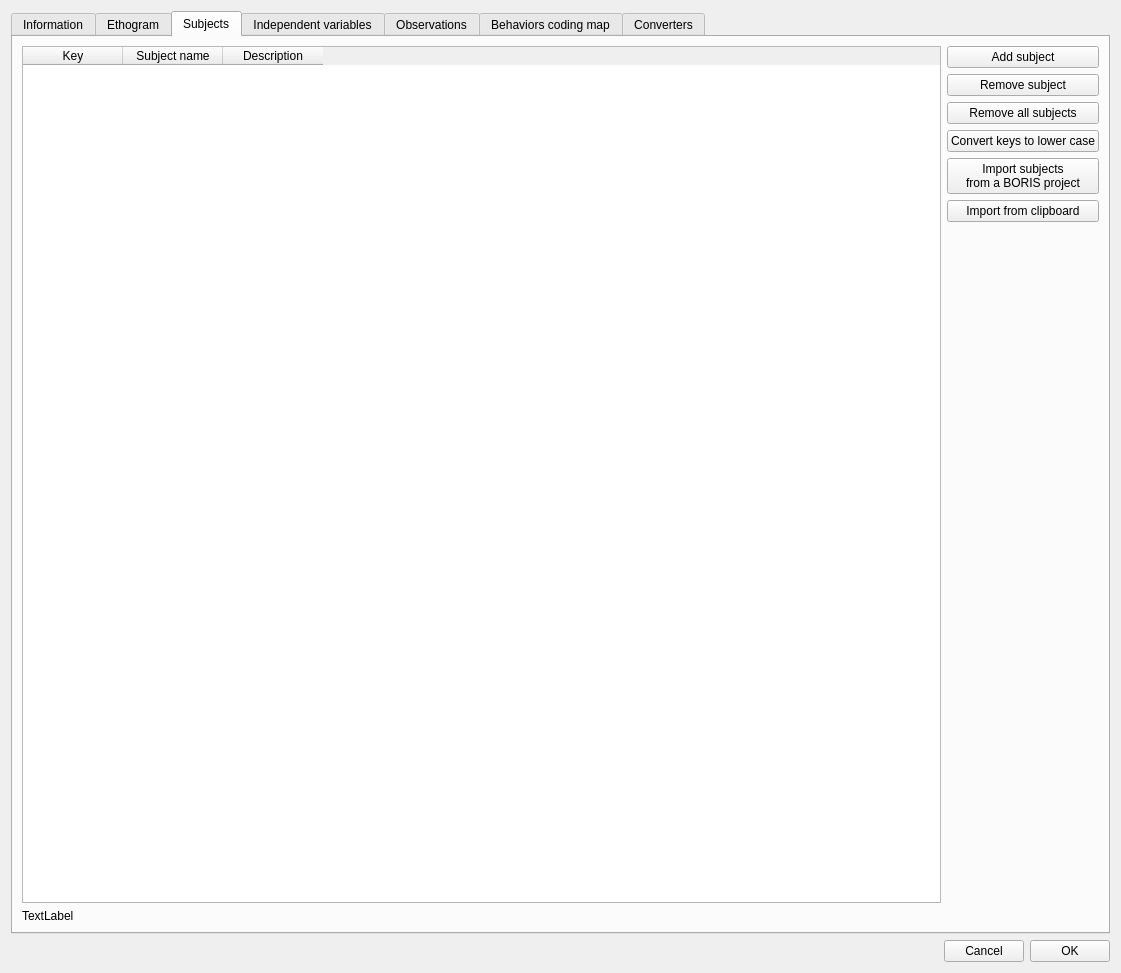
<?xml version="1.0" encoding="UTF-8"?>
<ui version="4.0">
 <class>dlgProject</class>
 <widget class="QDialog" name="dlgProject">
  <property name="geometry">
   <rect>
    <x>0</x>
    <y>0</y>
    <width>1121</width>
    <height>973</height>
   </rect>
  </property>
  <property name="windowTitle">
   <string>Project</string>
  </property>
  <layout class="QVBoxLayout" name="verticalLayout_7">
   <item>
    <layout class="QVBoxLayout" name="verticalLayout_6">
     <item>
      <widget class="QTabWidget" name="tabProject">
       <property name="currentIndex">
        <number>2</number>
       </property>
       <widget class="QWidget" name="tabInformation">
        <attribute name="title">
         <string>Information</string>
        </attribute>
        <layout class="QFormLayout" name="formLayout">
         <item row="0" column="0" colspan="2">
          <widget class="QLabel" name="label">
           <property name="text">
            <string>Project name</string>
           </property>
          </widget>
         </item>
         <item row="1" column="1">
          <widget class="QLineEdit" name="leProjectName"/>
         </item>
         <item row="2" column="0" colspan="2">
          <widget class="QLabel" name="lbProjectFilePath">
           <property name="text">
            <string>Project file path:</string>
           </property>
          </widget>
         </item>
         <item row="3" column="0">
          <widget class="QLabel" name="label_7">
           <property name="text">
            <string>Date</string>
           </property>
          </widget>
         </item>
         <item row="4" column="1">
          <widget class="QDateTimeEdit" name="dteDate">
           <property name="displayFormat">
            <string>yyyy-MM-dd hh:mm</string>
           </property>
           <property name="calendarPopup">
            <bool>true</bool>
           </property>
          </widget>
         </item>
         <item row="5" column="0" colspan="2">
          <widget class="QLabel" name="label_6">
           <property name="text">
            <string>Description</string>
           </property>
           <property name="alignment">
            <set>Qt::AlignLeading|Qt::AlignLeft|Qt::AlignTop</set>
           </property>
          </widget>
         </item>
         <item row="6" column="1">
          <widget class="QPlainTextEdit" name="teDescription"/>
         </item>
         <item row="7" column="0" colspan="2">
          <widget class="QLabel" name="lbTimeFormat">
           <property name="text">
            <string>Time format</string>
           </property>
          </widget>
         </item>
         <item row="8" column="1">
          <widget class="QRadioButton" name="rbSeconds">
           <property name="text">
            <string>seconds</string>
           </property>
           <property name="checked">
            <bool>true</bool>
           </property>
          </widget>
         </item>
         <item row="9" column="1">
          <widget class="QRadioButton" name="rbHMS">
           <property name="text">
            <string>hh:mm:ss.mss</string>
           </property>
          </widget>
         </item>
        </layout>
       </widget>
       <widget class="QWidget" name="tabConfiguration">
        <attribute name="title">
         <string>Ethogram</string>
        </attribute>
        <layout class="QVBoxLayout" name="verticalLayout_10">
         <item>
          <layout class="QVBoxLayout" name="verticalLayout_5">
           <item>
            <layout class="QHBoxLayout" name="horizontalLayout_11">
             <item>
              <widget class="QTableWidget" name="twBehaviors">
               <property name="autoFillBackground">
                <bool>false</bool>
               </property>
               <property name="frameShadow">
                <enum>QFrame::Sunken</enum>
               </property>
               <property name="midLineWidth">
                <number>0</number>
               </property>
               <property name="alternatingRowColors">
                <bool>true</bool>
               </property>
               <property name="selectionMode">
                <enum>QAbstractItemView::SingleSelection</enum>
               </property>
               <property name="selectionBehavior">
                <enum>QAbstractItemView::SelectRows</enum>
               </property>
               <property name="sortingEnabled">
                <bool>true</bool>
               </property>
               <attribute name="horizontalHeaderShowSortIndicator" stdset="0">
                <bool>true</bool>
               </attribute>
               <attribute name="verticalHeaderShowSortIndicator" stdset="0">
                <bool>false</bool>
               </attribute>
               <column>
                <property name="text">
                 <string>Behavior type</string>
                </property>
               </column>
               <column>
                <property name="text">
                 <string>Key</string>
                </property>
               </column>
               <column>
                <property name="text">
                 <string>Code</string>
                </property>
               </column>
               <column>
                <property name="text">
                 <string>Description</string>
                </property>
               </column>
               <column>
                <property name="text">
                 <string>Category</string>
                </property>
               </column>
               <column>
                <property name="text">
                 <string>Modifiers</string>
                </property>
               </column>
               <column>
                <property name="text">
                 <string>Exclusion</string>
                </property>
               </column>
               <column>
                <property name="text">
                 <string>Modifiers coding map</string>
                </property>
               </column>
              </widget>
             </item>
             <item>
              <layout class="QVBoxLayout" name="verticalLayout_11">
               <item>
                <widget class="QPushButton" name="pbAddBehavior">
                 <property name="text">
                  <string>Add behavior</string>
                 </property>
                </widget>
               </item>
               <item>
                <widget class="QPushButton" name="pbCloneBehavior">
                 <property name="text">
                  <string>Clone behavior</string>
                 </property>
                </widget>
               </item>
               <item>
                <widget class="QPushButton" name="pbRemoveBehavior">
                 <property name="text">
                  <string>Remove behavior</string>
                 </property>
                </widget>
               </item>
               <item>
                <widget class="QPushButton" name="pbRemoveAllBehaviors">
                 <property name="text">
                  <string>Remove all behaviors</string>
                 </property>
                </widget>
               </item>
               <item>
                <widget class="QPushButton" name="pbBehaviorsCategories">
                 <property name="text">
                  <string>Behavioral categories</string>
                 </property>
                </widget>
               </item>
               <item>
                <widget class="QPushButton" name="pb_convert_behav_keys_to_lower">
                 <property name="text">
                  <string>Convert keys to lower case</string>
                 </property>
                </widget>
               </item>
               <item>
                <spacer name="verticalSpacer_3">
                 <property name="orientation">
                  <enum>Qt::Vertical</enum>
                 </property>
                 <property name="sizeHint" stdset="0">
                  <size>
                   <width>20</width>
                   <height>40</height>
                  </size>
                 </property>
                </spacer>
               </item>
               <item>
                <widget class="QPushButton" name="pbExclusionMatrix">
                 <property name="text">
                  <string>Exclusion matrix</string>
                 </property>
                </widget>
               </item>
               <item>
                <widget class="QPushButton" name="pbImportBehaviorsFromProject">
                 <property name="text">
                  <string>Import behaviors
from a BORIS project</string>
                 </property>
                </widget>
               </item>
               <item>
                <widget class="QPushButton" name="pbImportFromJWatcher">
                 <property name="enabled">
                  <bool>true</bool>
                 </property>
                 <property name="text">
                  <string>Import from JWatcher</string>
                 </property>
                </widget>
               </item>
               <item>
                <widget class="QPushButton" name="pbImportFromTextFile">
                 <property name="text">
                  <string>Import from text file</string>
                 </property>
                </widget>
               </item>
               <item>
                <widget class="QPushButton" name="pb_import_behaviors_from_clipboard">
                 <property name="text">
                  <string>Import from clipboard</string>
                 </property>
                </widget>
               </item>
               <item>
                <widget class="QPushButton" name="pbExportEthogram">
                 <property name="text">
                  <string>Export Ethogram</string>
                 </property>
                </widget>
               </item>
              </layout>
             </item>
            </layout>
           </item>
           <item>
            <widget class="QLabel" name="lbObservationsState">
             <property name="text">
              <string>TextLabel</string>
             </property>
            </widget>
           </item>
          </layout>
         </item>
        </layout>
       </widget>
       <widget class="QWidget" name="tabSubjects">
        <attribute name="title">
         <string>Subjects</string>
        </attribute>
        <layout class="QVBoxLayout" name="verticalLayout_16">
         <item>
          <layout class="QVBoxLayout" name="verticalLayout_14">
           <item>
            <layout class="QHBoxLayout" name="horizontalLayout_12">
             <item>
              <widget class="QTableWidget" name="twSubjects">
               <property name="autoFillBackground">
                <bool>false</bool>
               </property>
               <property name="frameShadow">
                <enum>QFrame::Sunken</enum>
               </property>
               <property name="midLineWidth">
                <number>0</number>
               </property>
               <property name="selectionMode">
                <enum>QAbstractItemView::SingleSelection</enum>
               </property>
               <property name="selectionBehavior">
                <enum>QAbstractItemView::SelectRows</enum>
               </property>
               <property name="sortingEnabled">
                <bool>true</bool>
               </property>
               <column>
                <property name="text">
                 <string>Key</string>
                </property>
               </column>
               <column>
                <property name="text">
                 <string>Subject name</string>
                </property>
               </column>
               <column>
                <property name="text">
                 <string>Description</string>
                </property>
               </column>
              </widget>
             </item>
             <item>
              <layout class="QVBoxLayout" name="verticalLayout_15">
               <item>
                <widget class="QPushButton" name="pbAddSubject">
                 <property name="text">
                  <string>Add subject</string>
                 </property>
                </widget>
               </item>
               <item>
                <widget class="QPushButton" name="pbRemoveSubject">
                 <property name="text">
                  <string>Remove subject</string>
                 </property>
                </widget>
               </item>
               <item>
                <widget class="QPushButton" name="pb_remove_all_subjects">
                 <property name="text">
                  <string>Remove all subjects</string>
                 </property>
                </widget>
               </item>
               <item>
                <widget class="QPushButton" name="pb_convert_subjects_key_to_lower">
                 <property name="text">
                  <string>Convert keys to lower case</string>
                 </property>
                </widget>
               </item>
               <item>
                <widget class="QPushButton" name="pbImportSubjectsFromProject">
                 <property name="text">
                  <string>Import subjects
from a BORIS project</string>
                 </property>
                </widget>
               </item>
               <item>
                <widget class="QPushButton" name="pb_import_subjects_from_clipboard">
                 <property name="text">
                  <string>Import from clipboard</string>
                 </property>
                </widget>
               </item>
               <item>
                <spacer name="verticalSpacer_2">
                 <property name="orientation">
                  <enum>Qt::Vertical</enum>
                 </property>
                 <property name="sizeHint" stdset="0">
                  <size>
                   <width>20</width>
                   <height>40</height>
                  </size>
                 </property>
                </spacer>
               </item>
              </layout>
             </item>
            </layout>
           </item>
           <item>
            <widget class="QLabel" name="lbSubjectsState">
             <property name="text">
              <string>TextLabel</string>
             </property>
            </widget>
           </item>
          </layout>
         </item>
        </layout>
       </widget>
       <widget class="QWidget" name="tabIndependentVariables">
        <attribute name="title">
         <string>Independent variables</string>
        </attribute>
        <layout class="QHBoxLayout" name="horizontalLayout_14">
         <item>
          <layout class="QHBoxLayout" name="horizontalLayout_13">
           <item>
            <layout class="QVBoxLayout" name="verticalLayout_2">
             <item>
              <widget class="QTableWidget" name="twVariables">
               <property name="autoFillBackground">
                <bool>false</bool>
               </property>
               <property name="frameShadow">
                <enum>QFrame::Sunken</enum>
               </property>
               <property name="midLineWidth">
                <number>0</number>
               </property>
               <property name="editTriggers">
                <set>QAbstractItemView::NoEditTriggers</set>
               </property>
               <property name="dragDropOverwriteMode">
                <bool>false</bool>
               </property>
               <property name="alternatingRowColors">
                <bool>true</bool>
               </property>
               <property name="selectionMode">
                <enum>QAbstractItemView::SingleSelection</enum>
               </property>
               <property name="selectionBehavior">
                <enum>QAbstractItemView::SelectRows</enum>
               </property>
               <property name="sortingEnabled">
                <bool>true</bool>
               </property>
               <attribute name="horizontalHeaderShowSortIndicator" stdset="0">
                <bool>true</bool>
               </attribute>
               <column>
                <property name="text">
                 <string>Label</string>
                </property>
               </column>
               <column>
                <property name="text">
                 <string>Description</string>
                </property>
               </column>
               <column>
                <property name="text">
                 <string>Type</string>
                </property>
               </column>
               <column>
                <property name="text">
                 <string>Predefined value</string>
                </property>
               </column>
               <column>
                <property name="text">
                 <string>Set of values</string>
                </property>
               </column>
              </widget>
             </item>
             <item>
              <layout class="QHBoxLayout" name="horizontalLayout_3">
               <item>
                <widget class="QLabel" name="label_2">
                 <property name="minimumSize">
                  <size>
                   <width>120</width>
                   <height>0</height>
                  </size>
                 </property>
                 <property name="text">
                  <string>Label</string>
                 </property>
                </widget>
               </item>
               <item>
                <widget class="QLineEdit" name="leLabel"/>
               </item>
               <item>
                <spacer name="horizontalSpacer_3">
                 <property name="orientation">
                  <enum>Qt::Horizontal</enum>
                 </property>
                 <property name="sizeHint" stdset="0">
                  <size>
                   <width>40</width>
                   <height>20</height>
                  </size>
                 </property>
                </spacer>
               </item>
              </layout>
             </item>
             <item>
              <layout class="QHBoxLayout" name="horizontalLayout_5">
               <item>
                <widget class="QLabel" name="label_3">
                 <property name="minimumSize">
                  <size>
                   <width>120</width>
                   <height>0</height>
                  </size>
                 </property>
                 <property name="text">
                  <string>Description</string>
                 </property>
                </widget>
               </item>
               <item>
                <widget class="QLineEdit" name="leDescription"/>
               </item>
               <item>
                <spacer name="horizontalSpacer_4">
                 <property name="orientation">
                  <enum>Qt::Horizontal</enum>
                 </property>
                 <property name="sizeHint" stdset="0">
                  <size>
                   <width>40</width>
                   <height>20</height>
                  </size>
                 </property>
                </spacer>
               </item>
              </layout>
             </item>
             <item>
              <layout class="QHBoxLayout" name="horizontalLayout_6">
               <item>
                <widget class="QLabel" name="label_8">
                 <property name="minimumSize">
                  <size>
                   <width>120</width>
                   <height>0</height>
                  </size>
                 </property>
                 <property name="text">
                  <string>Type</string>
                 </property>
                </widget>
               </item>
               <item>
                <widget class="QComboBox" name="cbType">
                 <property name="minimumSize">
                  <size>
                   <width>120</width>
                   <height>0</height>
                  </size>
                 </property>
                </widget>
               </item>
               <item>
                <spacer name="horizontalSpacer_5">
                 <property name="orientation">
                  <enum>Qt::Horizontal</enum>
                 </property>
                 <property name="sizeHint" stdset="0">
                  <size>
                   <width>40</width>
                   <height>20</height>
                  </size>
                 </property>
                </spacer>
               </item>
              </layout>
             </item>
             <item>
              <layout class="QHBoxLayout" name="horizontalLayout_7">
               <item>
                <widget class="QLabel" name="label_4">
                 <property name="minimumSize">
                  <size>
                   <width>120</width>
                   <height>0</height>
                  </size>
                 </property>
                 <property name="text">
                  <string>Predefined value</string>
                 </property>
                </widget>
               </item>
               <item>
                <widget class="QLineEdit" name="lePredefined"/>
               </item>
               <item>
                <spacer name="horizontalSpacer_6">
                 <property name="orientation">
                  <enum>Qt::Horizontal</enum>
                 </property>
                 <property name="sizeHint" stdset="0">
                  <size>
                   <width>40</width>
                   <height>20</height>
                  </size>
                 </property>
                </spacer>
               </item>
              </layout>
             </item>
             <item>
              <layout class="QHBoxLayout" name="horizontalLayout_8">
               <item>
                <widget class="QLabel" name="label_9">
                 <property name="minimumSize">
                  <size>
                   <width>120</width>
                   <height>0</height>
                  </size>
                 </property>
                 <property name="text">
                  <string>Predefined date</string>
                 </property>
                </widget>
               </item>
               <item>
                <widget class="QDateTimeEdit" name="dte_default_date">
                 <property name="displayFormat">
                  <string>yyyy-MM-dd hh:mm</string>
                 </property>
                </widget>
               </item>
               <item>
                <spacer name="horizontalSpacer_7">
                 <property name="orientation">
                  <enum>Qt::Horizontal</enum>
                 </property>
                 <property name="sizeHint" stdset="0">
                  <size>
                   <width>40</width>
                   <height>20</height>
                  </size>
                 </property>
                </spacer>
               </item>
              </layout>
             </item>
             <item>
              <layout class="QHBoxLayout" name="horizontalLayout_9">
               <item>
                <widget class="QLabel" name="label_5">
                 <property name="text">
                  <string>Set of values (separated by comma)</string>
                 </property>
                </widget>
               </item>
               <item>
                <widget class="QLineEdit" name="leSetValues"/>
               </item>
               <item>
                <spacer name="horizontalSpacer_8">
                 <property name="orientation">
                  <enum>Qt::Horizontal</enum>
                 </property>
                 <property name="sizeType">
                  <enum>QSizePolicy::Minimum</enum>
                 </property>
                 <property name="sizeHint" stdset="0">
                  <size>
                   <width>40</width>
                   <height>20</height>
                  </size>
                 </property>
                </spacer>
               </item>
              </layout>
             </item>
            </layout>
           </item>
           <item>
            <layout class="QVBoxLayout" name="verticalLayout_12">
             <item>
              <widget class="QPushButton" name="pbAddVariable">
               <property name="text">
                <string>Add variable</string>
               </property>
              </widget>
             </item>
             <item>
              <widget class="QPushButton" name="pbRemoveVariable">
               <property name="text">
                <string>Remove variable</string>
               </property>
              </widget>
             </item>
             <item>
              <widget class="QPushButton" name="pbImportVarFromProject">
               <property name="text">
                <string>Import variables
from a BORIS project</string>
               </property>
              </widget>
             </item>
             <item>
              <spacer name="verticalSpacer_4">
               <property name="orientation">
                <enum>Qt::Vertical</enum>
               </property>
               <property name="sizeHint" stdset="0">
                <size>
                 <width>20</width>
                 <height>40</height>
                </size>
               </property>
              </spacer>
             </item>
            </layout>
           </item>
          </layout>
         </item>
        </layout>
       </widget>
       <widget class="QWidget" name="tabObservations">
        <attribute name="title">
         <string>Observations</string>
        </attribute>
        <layout class="QVBoxLayout" name="verticalLayout_3">
         <item>
          <layout class="QVBoxLayout" name="verticalLayout">
           <item>
            <widget class="QTableWidget" name="twObservations">
             <property name="autoScroll">
              <bool>false</bool>
             </property>
             <property name="editTriggers">
              <set>QAbstractItemView::NoEditTriggers</set>
             </property>
             <property name="dragDropOverwriteMode">
              <bool>false</bool>
             </property>
             <property name="selectionMode">
              <enum>QAbstractItemView::MultiSelection</enum>
             </property>
             <property name="selectionBehavior">
              <enum>QAbstractItemView::SelectRows</enum>
             </property>
             <property name="textElideMode">
              <enum>Qt::ElideRight</enum>
             </property>
             <property name="wordWrap">
              <bool>true</bool>
             </property>
             <column>
              <property name="text">
               <string>id</string>
              </property>
             </column>
             <column>
              <property name="text">
               <string>Date</string>
              </property>
             </column>
             <column>
              <property name="text">
               <string>Description</string>
              </property>
             </column>
             <column>
              <property name="text">
               <string>Media</string>
              </property>
             </column>
            </widget>
           </item>
           <item>
            <widget class="QPushButton" name="pbRemoveObservation">
             <property name="text">
              <string>Remove selected observations</string>
             </property>
            </widget>
           </item>
          </layout>
         </item>
        </layout>
       </widget>
       <widget class="QWidget" name="tabBehavCodingMap">
        <attribute name="title">
         <string>Behaviors coding map</string>
        </attribute>
        <layout class="QVBoxLayout" name="verticalLayout_8">
         <item>
          <layout class="QHBoxLayout" name="horizontalLayout">
           <item>
            <widget class="QTableWidget" name="twBehavCodingMap">
             <property name="autoFillBackground">
              <bool>false</bool>
             </property>
             <property name="frameShadow">
              <enum>QFrame::Sunken</enum>
             </property>
             <property name="midLineWidth">
              <number>0</number>
             </property>
             <property name="selectionMode">
              <enum>QAbstractItemView::SingleSelection</enum>
             </property>
             <property name="selectionBehavior">
              <enum>QAbstractItemView::SelectRows</enum>
             </property>
             <property name="sortingEnabled">
              <bool>true</bool>
             </property>
             <column>
              <property name="text">
               <string>Name</string>
              </property>
             </column>
             <column>
              <property name="text">
               <string>Behavior codes</string>
              </property>
             </column>
            </widget>
           </item>
           <item>
            <layout class="QVBoxLayout" name="verticalLayout_4">
             <item>
              <widget class="QPushButton" name="pbAddBehaviorsCodingMap">
               <property name="text">
                <string>Add a behaviors coding map</string>
               </property>
              </widget>
             </item>
             <item>
              <widget class="QPushButton" name="pbRemoveBehaviorsCodingMap">
               <property name="text">
                <string>Remove behaviors coding map</string>
               </property>
              </widget>
             </item>
             <item>
              <spacer name="verticalSpacer">
               <property name="orientation">
                <enum>Qt::Vertical</enum>
               </property>
               <property name="sizeHint" stdset="0">
                <size>
                 <width>20</width>
                 <height>40</height>
                </size>
               </property>
              </spacer>
             </item>
            </layout>
           </item>
          </layout>
         </item>
        </layout>
       </widget>
       <widget class="QWidget" name="tab_time_converters">
        <attribute name="title">
         <string>Converters</string>
        </attribute>
        <layout class="QVBoxLayout" name="verticalLayout_18">
         <item>
          <widget class="QLabel" name="label_11">
           <property name="text">
            <string>Time converters for external data</string>
           </property>
          </widget>
         </item>
         <item>
          <layout class="QHBoxLayout" name="horizontalLayout_16">
           <item>
            <widget class="QTableWidget" name="tw_converters">
             <property name="editTriggers">
              <set>QAbstractItemView::NoEditTriggers</set>
             </property>
             <property name="selectionMode">
              <enum>QAbstractItemView::SingleSelection</enum>
             </property>
             <property name="selectionBehavior">
              <enum>QAbstractItemView::SelectRows</enum>
             </property>
             <property name="sortingEnabled">
              <bool>true</bool>
             </property>
             <column>
              <property name="text">
               <string>Name</string>
              </property>
             </column>
             <column>
              <property name="text">
               <string>Description</string>
              </property>
             </column>
             <column>
              <property name="text">
               <string>Code</string>
              </property>
             </column>
            </widget>
           </item>
           <item>
            <layout class="QVBoxLayout" name="verticalLayout_17">
             <item>
              <widget class="QPushButton" name="pb_add_converter">
               <property name="text">
                <string>Add new converter</string>
               </property>
              </widget>
             </item>
             <item>
              <widget class="QPushButton" name="pb_modify_converter">
               <property name="text">
                <string>Modify converter</string>
               </property>
              </widget>
             </item>
             <item>
              <widget class="QPushButton" name="pb_delete_converter">
               <property name="text">
                <string>Delete converter</string>
               </property>
              </widget>
             </item>
             <item>
              <widget class="QPushButton" name="pb_load_from_file">
               <property name="text">
                <string>Load converters from file</string>
               </property>
              </widget>
             </item>
             <item>
              <widget class="QPushButton" name="pb_load_from_repo">
               <property name="text">
                <string>Load converters from BORIS repository</string>
               </property>
              </widget>
             </item>
             <item>
              <spacer name="verticalSpacer_7">
               <property name="orientation">
                <enum>Qt::Vertical</enum>
               </property>
               <property name="sizeHint" stdset="0">
                <size>
                 <width>20</width>
                 <height>40</height>
                </size>
               </property>
              </spacer>
             </item>
            </layout>
           </item>
          </layout>
         </item>
         <item>
          <layout class="QHBoxLayout" name="horizontalLayout_17">
           <item>
            <widget class="QLabel" name="label_13">
             <property name="minimumSize">
              <size>
               <width>120</width>
               <height>0</height>
              </size>
             </property>
             <property name="text">
              <string>Name</string>
             </property>
            </widget>
           </item>
           <item>
            <widget class="QLineEdit" name="le_converter_name"/>
           </item>
           <item>
            <spacer name="horizontalSpacer_11">
             <property name="orientation">
              <enum>Qt::Horizontal</enum>
             </property>
             <property name="sizeType">
              <enum>QSizePolicy::Minimum</enum>
             </property>
             <property name="sizeHint" stdset="0">
              <size>
               <width>10</width>
               <height>20</height>
              </size>
             </property>
            </spacer>
           </item>
          </layout>
         </item>
         <item>
          <layout class="QHBoxLayout" name="horizontalLayout_10">
           <item>
            <widget class="QLabel" name="label_10">
             <property name="minimumSize">
              <size>
               <width>120</width>
               <height>0</height>
              </size>
             </property>
             <property name="text">
              <string>Description</string>
             </property>
            </widget>
           </item>
           <item>
            <widget class="QLineEdit" name="le_converter_description"/>
           </item>
           <item>
            <spacer name="horizontalSpacer_9">
             <property name="orientation">
              <enum>Qt::Horizontal</enum>
             </property>
             <property name="sizeType">
              <enum>QSizePolicy::Minimum</enum>
             </property>
             <property name="sizeHint" stdset="0">
              <size>
               <width>10</width>
               <height>20</height>
              </size>
             </property>
            </spacer>
           </item>
          </layout>
         </item>
         <item>
          <layout class="QHBoxLayout" name="horizontalLayout_2">
           <item>
            <layout class="QVBoxLayout" name="verticalLayout_9">
             <item>
              <widget class="QLabel" name="label_12">
               <property name="text">
                <string>Python code</string>
               </property>
              </widget>
             </item>
             <item>
              <widget class="QPushButton" name="pb_code_help">
               <property name="text">
                <string>Help</string>
               </property>
              </widget>
             </item>
             <item>
              <spacer name="verticalSpacer_5">
               <property name="orientation">
                <enum>Qt::Vertical</enum>
               </property>
               <property name="sizeHint" stdset="0">
                <size>
                 <width>20</width>
                 <height>40</height>
                </size>
               </property>
              </spacer>
             </item>
            </layout>
           </item>
           <item>
            <widget class="QPlainTextEdit" name="pteCode">
             <property name="font">
              <font>
               <family>Monospace</family>
              </font>
             </property>
            </widget>
           </item>
           <item>
            <layout class="QVBoxLayout" name="verticalLayout_13">
             <item>
              <widget class="QPushButton" name="pb_save_converter">
               <property name="text">
                <string>Save converter</string>
               </property>
              </widget>
             </item>
             <item>
              <widget class="QPushButton" name="pb_cancel_converter">
               <property name="text">
                <string>Cancel</string>
               </property>
              </widget>
             </item>
             <item>
              <spacer name="verticalSpacer_6">
               <property name="orientation">
                <enum>Qt::Vertical</enum>
               </property>
               <property name="sizeHint" stdset="0">
                <size>
                 <width>20</width>
                 <height>40</height>
                </size>
               </property>
              </spacer>
             </item>
            </layout>
           </item>
          </layout>
         </item>
        </layout>
       </widget>
      </widget>
     </item>
     <item>
      <layout class="QHBoxLayout" name="horizontalLayout_4">
       <item>
        <spacer name="horizontalSpacer">
         <property name="orientation">
          <enum>Qt::Horizontal</enum>
         </property>
         <property name="sizeHint" stdset="0">
          <size>
           <width>40</width>
           <height>20</height>
          </size>
         </property>
        </spacer>
       </item>
       <item>
        <widget class="QPushButton" name="pbCancel">
         <property name="text">
          <string>Cancel</string>
         </property>
        </widget>
       </item>
       <item>
        <widget class="QPushButton" name="pbOK">
         <property name="text">
          <string>OK</string>
         </property>
        </widget>
       </item>
      </layout>
     </item>
    </layout>
   </item>
  </layout>
 </widget>
 <resources/>
 <connections/>
</ui>
